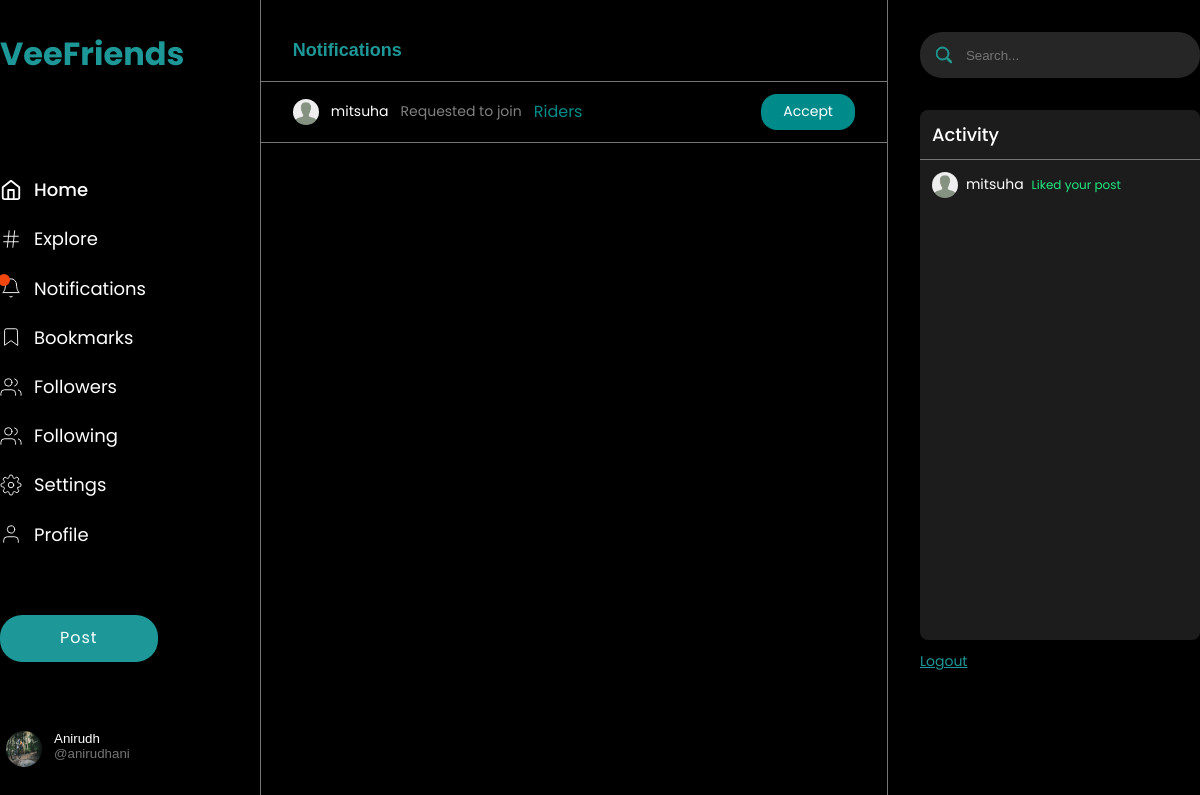
/user/notifications (signed in), run on the app's committed database.
### accounts/models.py (models this page shows, shortened)
class User(AbstractBaseUser, PermissionsMixin):
    id = models.UUIDField(
        default=uuid.uuid4, primary_key=True, unique=True, editable=False
    )
    username = models.CharField(max_length=60, unique=True)
    email = models.CharField(max_length=255, unique=True)
    name = models.CharField(max_length=60)
    is_superuser = models.BooleanField(default=False)
    is_staff = models.BooleanField(default=False)
    is_active = models.BooleanField(default=True)
    date_joined = models.DateTimeField(auto_now=True)
    objects = UserManager()
    USERNAME_FIELD = "username"
    REQUIRED_FIELDS = ["email", "name"]
    class Meta:
        verbose_name = "User"
        verbose_name_plural = "Users"

class Profile(models.Model):
    user = models.OneToOneField(User, on_delete=models.CASCADE, related_name="profile")
    username = models.CharField(max_length=60)
    name = models.CharField(max_length=60)
    email = models.CharField(max_length=255)
    avatar = models.ImageField(default="default/avatar.jpg", upload_to="profile/")
    cover_picture = models.ImageField(
        default="default/cover_picture.jpg", upload_to="cover/"
    )
    bio = models.TextField(blank=True)
    followers = models.ManyToManyField(
        "self", blank=True, symmetrical=False, related_name="follower"
    )
    following = models.ManyToManyField(
        "self", blank=True, symmetrical=False, related_name="follow"
    )
    created_at = models.DateTimeField(auto_now_add=True)
    updated_at = models.DateTimeField(auto_now=True)
    @property
    def get_absolute_url(self):
        return reverse("profile", kwargs={"username": self.username})
    def __str__(self):
        return self.username
    class Meta:
        verbose_name = "Profile"
        verbose_name_plural = "Profiles"
        ordering = ["-created_at"]

### chat/models.py (models this page shows, shortened)
class ChatRoomRequest(models.Model):
    room = models.OneToOneField(
        ChatRoom, on_delete=models.CASCADE, related_name="chat_room_requests"
    )
    users = models.ManyToManyField(Profile, related_name="chat_room_requests")
    class Meta:
        verbose_name = "Chat room request"
        verbose_name_plural = "Chat rooms requests"

class ChatRoom(models.Model):
    avatar = models.ImageField(upload_to="room/", default="room.jpg")
    owner = models.ForeignKey(Profile, on_delete=models.CASCADE)
    room = models.CharField(max_length=60, unique=True)
    members = models.ManyToManyField(
        Profile, related_name="members", through="ChatRoomMember"
    )
    category = models.ForeignKey(
        "ChatRoomCategory", on_delete=models.CASCADE, null=True, blank=True
    )
    is_private = models.BooleanField(default=False)
    created_at = models.DateTimeField(auto_now_add=True)
    updated_at = models.DateTimeField(auto_now=True)
    class Meta:
        verbose_name = "Chat room"
        verbose_name_plural = "Chat rooms"

### posts/models.py (models this page shows)
class ActivityMessage(models.Model):
    user = models.ForeignKey(Profile, on_delete=models.CASCADE)
    notification = models.TextField()
    post = models.ForeignKey(Post, on_delete=models.CASCADE, null=True, blank=True)
    created_at = models.DateTimeField(auto_now_add=True)
    updated_at = models.DateTimeField(auto_now=True)
    class Meta:
        verbose_name = "Activity message"
        verbose_name_plural = "Activity messages"

### accounts/views.py (the view)
# urls.py: path("notifications", views.notifications, name="notifications"),
@login_required(login_url="login")
def notifications(request):
    rooms = ChatRoom.objects.filter(owner=request.user.profile)
    chat_room_requests = ChatRoomRequest.objects.filter(room__in=rooms)
    all_notifications = []
    context = {"all_notifications": chat_room_requests}
    return render(request, "user/notification.html", context)

### posts/models.py (called while the page is built)
    @property
    def get_absolute_url(self):
        return reverse("view_post", kwargs={"post_id": self.id})

### accounts/templates/user/notification.html
{% extends 'main.html' %}{% load static %}{% block content %}
<main id="Notification" class="notification wrapper">
  <div class="notification__grid w-100">
    {% include 'sidebar.html' %}
    <div class="notification__grid-feed">
      <div class="notification__grid-feed-header flex flex-ai-c flex-jc-s">
        <button class="active">Notifications</button>
      </div>
      <section class="notification_content">
        <div class="notification-section">
          <ul class="notification">
            {% for notification in all_notifications %} {% for user in notification.users.all %}
            <li>
              <div class="flex flex-ai-c flex-jc-sb">
                <div class="flex flex-ai-c flex-jc-s gp-12">
                  <a href="" class="user-img">
                    <img src="/static/assets/images/default.jpg" alt="" />
                  </a>
                  <a href="" class="name"><span>{{user.username}}</span></a>
                  <div class="body">
                    <p style="color: gray">Requested to join</p>
                  </div>
                  <a href="" class="timstamp"
                    ><span style="font-size: 16px; color: darkcyan"
                      >{{notification.room.room}}</span
                    ></a
                  >
                </div>
                <div>
                  <a
                    href="{% url 'accept_chat_room_request' notification.room.room user.username %}"
                    style="
                      background-color: darkcyan;
                      display: block;
                      padding: 8px 22px;
                      color: #fff;
                      border-radius: 16px;
                    "
                    >Accept</a
                  >
                </div>
              </div>
            </li>
            {% endfor %} {% endfor %}
          </ul>
        </div>
      </section>
    </div>
    {% include 'activitybar.html' %}
  </div>
</main>
{% endblock %}

### templates/sidebar.html (shortened to what this page needs)
<div class="sidebar py-32">
  <div class="sidebar__logo">
    <a href="{% url 'home' %}"><h1>VeeFriends</h1></a>
  </div>
  <ul class="sidebar__links">
    <li class="link active">
      <a href="{% url 'home' %}">
        <span>Home</span></a
      >
    </li>
    <li class="link">
      <a href="{% url 'search' %}?q="
        >
        <span>Explore</span></a
      >
    </li>
    <li class="link">
      <a href="{% url 'notifications' %}">
        <svg
          xmlns="http://www.w3.org/2000/svg"
          width="24"
          height="24"
          viewBox="0 0 24 24"
          fill="none"
          stroke="currentColor"
          stroke-width="2"
          stroke-linecap="round"
          stroke-linejoin="round"
          class="feather feather-bell"
        >
          <path d="M18 8A6 6 0 0 0 6 8c0 7-3 9-3 9h18s-3-2-3-9"></path>
          <path d="M13.73 21a2 2 0 0 1-3.46 0"></path>
        </svg>
        <span class="notification"></span>
        <span>Notifications</span></a
      >
    </li>
    <li class="link">
      <a href="{% url 'bookmark' %}">
        <svg
          xmlns="http://www.w3.org/2000/svg"
          width="24"
          height="24"
          viewBox="0 0 24 24"
          fill="none"
          stroke="currentColor"
          stroke-width="2"
          stroke-linecap="round"
          stroke-linejoin="round"
          class="feather feather-bookmark"
        >
          <path d="M19 21l-7-5-7 5V5a2 2 0 0 1 2-2h10a2 2 0 0 1 2 2z"></path>
        </svg>
        <span>Bookmarks</span></a
      >
    </li>
    <li class="link">
      <a href="{% url 'followers' %}">
        <span>Followers</span></a
      >
    </li>
    <li class="link">
      <a href="{% url 'followings' %}">
        <span>Following</span></a
      >
    </li>
    <li class="link">
      <a href="{% url 'settings' %}">
        <span>Settings</span></a
      >
    </li>
    <li class="link">
      <a href="{{request.user.profile.get_absolute_url}}">
        <svg
          xmlns="http://www.w3.org/2000/svg"
          width="20"
          height="20"
          viewBox="0 0 24 24"
          fill="none"
          stroke="#000"
          stroke-width="1"
          stroke-linecap="round"
          stroke-linejoin="round"
          class="feather feather-user"
        >
          <path d="M20 21v-2a4 4 0 0 0-4-4H8a4 4 0 0 0-4 4v2"></path>
          <circle cx="12" cy="7" r="4"></circle>
        </svg>
        <span>Profile</span>
      </a>
    </li>
  </ul>
  <div class="sidebar__post-btn">
    <a href="{% url 'create_post' %}">Post</a>
  </div>
  <button type="button" class="sidebar__user flex flex-ai-s flex-jc-s" id="logout-btn">
    <div class="user-img">
      <img src="{{request.user.profile.avatar.url}}" alt="" />
    </div>
    <div class="flex flex-ai-s" style="flex-direction: column">
      <span class="name">{{request.user.profile.name}}</span>
      <span class="username">@{{request.user.profile.username}}</span>
    </div>
  </button>
</div>

### templates/activitybar.html
<div class="rightSidebar py-32">
  <div class="rightSidebar__search">
    <form action="{% url 'search' %}">
      <div class="form-control flex flex-ai-c gp-12">
        <?xml version="1.0" ?><svg
          class="bi bi-search"
          fill="#28a17d"
          height="16"
          viewBox="0 0 16 16"
          width="16"
          xmlns="http://www.w3.org/2000/svg"
        >
          <path
            d="M11.742 10.344a6.5 6.5 0 1 0-1.397 1.398h-.001c.03.04.062.078.098.115l3.85 3.85a1 1 0 0 0 1.415-1.414l-3.85-3.85a1.007 1.007 0 0 0-.115-.1zM12 6.5a5.5 5.5 0 1 1-11 0 5.5 5.5 0 0 1 11 0z"
          />
        </svg>
        <input type="text" placeholder="Search..." name="q" />
      </div>
    </form>
  </div>
  <div class="rightSidebar__activity">
    <div class="title"><span>Activity</span></div>
    <ul id="ActivityBar">
      {% for notify in request.user.profile.activity.message.all %}
      <li>
        <a href="{{notify.post.get_absolute_url}}">
          <div class="user-img">
            <img src="{{notify.user.avatar.url}}" alt="" />
          </div>
          <div class="name"><span>{{notify.user}}</span></div>
          <span class="body accept">{{notify.notification}}</span>
        </a>
      </li>
      {% endfor %}
    </ul>
  </div>
  <div class="rightSidebar__logout_btn">
    {% if request.user.is_authenticated %}
    <a href="{% url 'logout' %}">Logout</a>
    {% else %}
    <a href="{% url 'login' %}">Login</a>
    {% endif %}
  </div>
</div>

### data on the page
User: user.profile.avatar (picture), user.profile.name "Anirudh", user.profile.username "anirudhani"
ChatRoomRequest: room.room "Riders"
Profile: username "mitsuha"
ActivityMessage: user.avatar (placeholder picture), user "mitsuha", notification "Liked your post"
